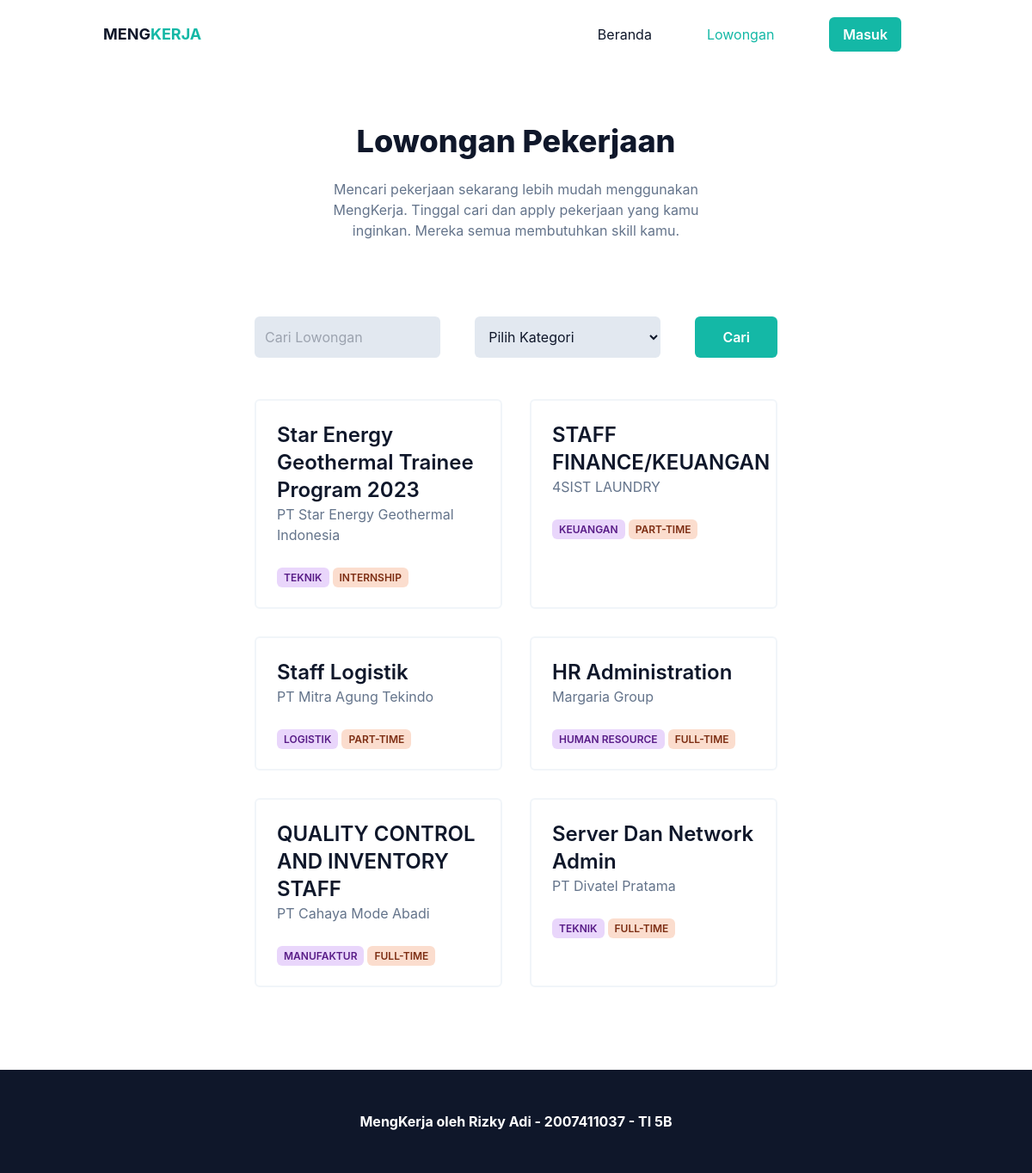
The page /lowongan on the database its author committed.
### tables this page shows
CREATE TABLE `job_vacancy` (
  `id` int(11) NOT NULL,
  `category_id` int(11) NOT NULL,
  `type` varchar(255) NOT NULL,
  `name` varchar(255) NOT NULL,
  `company` varchar(255) NOT NULL,
  `description` text NOT NULL,
  `form_link` text NOT NULL
);

CREATE TABLE `category` (
  `id` int(11) NOT NULL,
  `name` varchar(255) NOT NULL
);

### app/core/Controller.php (called while the page is built, shortened)
<?php
class Controller
{
    public function view($view, $data = array())
    {
        require_once 'app/views/' . $view . '.php';
    }
    public function model($model)
    {
        return new $model;
    }
}

### app/core/App.php (called while the page is built, shortened)
<?php
class App
{
    protected $method = 'index';
    protected $params = array();
    public function __construct()
    {
        $this->controller = new $this->controller;
        call_user_func_array([$this->controller, $this->method], $this->params);
    }
}

### index.php (called while the page is built, shortened)
<?php
$app = new App;

### app/core/Database.php (called while the page is built, shortened)
<?php
class Database
{
    private $host = DB_HOST;
    private $name = DB_NAME;
    private $user = DB_USER;
    private $pass = DB_PASS;
    private $dbh;
    public $statement;
    public function __construct()
    {
        $dsn = 'mysql:host=' . $this->host . '; dbname=' . $this->name;
        try {
            $this->dbh = new PDO($dsn, $this->user, $this->pass);
        } catch (PDOException $e) {
            die($e->getMessage());
        }
    }
    public function query($query)
    {
        $this->statement = $this->dbh->prepare($query);
    }
    public function execute()
    {
        $this->statement->execute();
    }
    public function resultSet()
    {
        $this->execute();
        return $this->statement->fetchAll(PDO::FETCH_ASSOC);
    }
}

### app/models/ModelLowongan.php (called while the page is built, shortened)
<?php
class ModelLowongan
{
    private $table = 'job_vacancy';
    private $db;
    public function __construct()
    {
        $this->db = new Database;
    }
    public function getAll()
    {
        $this->db->query("SELECT job_vacancy.*, category.name AS 'c_name' FROM {$this->table} JOIN category ON job_vacancy.category_id = category.id ORDER BY id DESC ");
        return $this->db->resultSet();
    }
}

### app/views/lowongan/index.php (the view, shortened to what this page needs)
<!DOCTYPE html>
<html lang="en">
<head>
    <?php
    include('app/views/templates/header.php')
    ?>
</head>
<body>
    <?php
    include('app/views/templates/navbar.php')
    ?>
    <section id="company" class="pt-36">
        <div class="container">
            <div class="flex flex-warp px-4 mb-12">
                <div class="w-full self-center">
                    <h1 class="font-extrabold text-slate-900 mb-6 text-4xl flex justify-center text-center">
                        Lowongan Pekerjaan
                    </h1>
                    <div class="mb-10 flex justify-center w-100">
                        <p class="text-slate-500 text-center md:w-1/2">
                            Mencari pekerjaan sekarang lebih mudah menggunakan MengKerja. Tinggal cari dan apply pekerjaan yang kamu inginkan. Mereka semua membutuhkan skill kamu.
                        </p>
                    </div>
                </div>
            </div>
            <div class="flex flex-warp px-4 mb-12 lg:px-48 justify-center">
                <form action="<?= BASE_URL ?>/lowongan" method="POST" class="w-full flex flex-warp">
                    <input type="text" id="keyword" name="keyword" class="w-full mr-2 lg:mr-5 bg-slate-200 text-slate-900 p-3 rounded-md focus:outline-none focus:ring-tal-500 focus:ring-1 focus:border-teal-500" placeholder="Cari Lowongan" />
                    <select name="category_id" id="category_id" class="w-full mx-2 lg:mx-5 bg-slate-200 text-slate-900 p-3 rounded-md focus:outline-none focus:ring-tal-500 focus:ring-1 focus:border-teal-500">
                        <option selected disabled hidden>Pilih Kategori</option>
                    </select>
                    <button type="submit" class="ml-2 lg:ml-5 text-base font-semibold text-white bg-teal-500 py-3 px-8 rounded-md hover:shadow-lg hover:opacity-80">
                        Cari
                    </button>
                </form>
            </div>
            <div class=" flex flex-wrap px-4 lg:px-48 ">
                <div class=" grid grid-cols-1 md:grid-cols-2 gap-8 w-full justify-items-center">
                    <?php foreach ($data['lowongan'] as $l) : ?>
                        <a href="<?= BASE_URL ?>/lowongan/show/<?= $l['id'] ?>" class="w-full border-2 px-6 py-6 text-base border-slate-100 text-teal-500 rounded-md font-semibold hover:scale-105 transition duration-300 ease-in-out">
                            <h4 class="text-slate-900 text-2xl"><?= $l['name'] ?></h4>
                            <h6 class="font-normal text-slate-500"><?= $l['company'] ?></h6>
                            <br>
                            <span class="bg-purple-600/20 rounded-md text-purple-900 px-2 py-1 text-xs uppercase"><?= $l['c_name'] ?></span>
                            <span class="bg-orange-600/20 rounded-md text-orange-900 px-2 py-1 text-xs uppercase"><?= $l['type'] ?></span>
                        </a>
                    <?php endforeach; ?>
                </div>
            </div>
        </div>
    </section>
    <?php
    include('app/views/templates/footer.php')
    ?>
</body>
</html>

### app/controllers/Lowongan.php (shortened to what this page needs)
<?php
class Lowongan extends Controller
{
    public function index()
    {
        if (isset($_POST['keyword']) || isset($_POST['category_id'])) {
            $data['page'] = 'lowongan';
            $data['lowongan'] = $this->model('ModelLowongan')->search($_POST);
            $data['kategori'] = $this->model('ModelKategori')->getAll();
            $data['search'] = $_POST;
            $this->view('lowongan/index', $data);
        } else {
            $data['page'] = 'lowongan';
            $data['lowongan'] = $this->model('ModelLowongan')->getAll();
            $data['kategori'] = $this->model('ModelKategori')->getAll();
            $this->view('lowongan/index', $data);
        }
    }
}

### app/views/templates/header.php (shortened to what this page needs)
<link rel="stylesheet" href="<?= BASE_URL ?>/public/css/style.css" />

### app/views/templates/navbar.php (shortened to what this page needs)
<header class="bg-transparent absolute top-0 left-0 w-full flex items-center z-10">
    <div class="container">
        <div class="flex items-center justify-between relative">
            <div class="px-4">
                <a href="<?= BASE_URL ?>" class="font-bold text-lg text-slate-900 block py-6">
                    MENG<span class="text-teal-500">KERJA</span>
                </a>
            </div>
            <div class="flex items-center px-4">
                <nav id="nav-menu" class="hidden absolute py-5 bg-white shadow-lg rounded-lg w-full right-4 max-w-[250px] top-full lg:block lg:static lg:bg-transparent lg:max-w-full lg:shadow-none lg:rounded-none">
                    <ul class="block lg:flex">
                        <li class="group ">
                            <a href="<?= BASE_URL ?>" class="text-base <?= $data['page'] == 'home' ? 'pointer-events-none text-teal-500' : 'text-slate-900' ?> py-2 mx-8 flex group-hover:text-teal-500">Beranda</a>
                        </li>
                        <li class="group ">
                            <a href="<?= BASE_URL ?>/lowongan" class="text-base <?= $data['page'] == 'lowongan' ? 'pointer-events-none text-teal-500' : 'text-slate-900' ?> py-2 mx-8 flex group-hover:text-teal-500">Lowongan</a>
                        </li>
                        <?php
                        if (isset($_SESSION['user'])) {
                            if ($_SESSION['user']['is_admin'] == 1) {
                                echo '<li class="group ">
                                    <a href=" ' . BASE_URL . '/lowongan/dashboard" class="text-base text-slate-900 py-2 mx-8 flex group-hover:text-teal-500">Dashboard</a>
                                </li>';
                            }
                            echo '<li class="group ">
                                <a href=" ' . BASE_URL . '/auth/logout" class="text-base font-semibold text-white bg-red-500 py-2 px-4 rounded-md hover:shadow-lg hover:opacity-80 mx-8 flex">Keluar</a>
                            </li>';
                        } else {
                            echo '<li class="group ">
                                <a href=" ' . BASE_URL . '/auth/login" class="text-base font-semibold text-white bg-teal-500 py-2 px-4 rounded-md hover:shadow-lg hover:opacity-80 mx-8 flex">Masuk</a>
                            </li>';
                        }
                        ?>
                    </ul>
                </nav>
            </div>
        </div>
    </div>
</header>

### app/views/templates/footer.php
<footer class="bg-slate-900 pt-12 pb-12 mt-24">
    <div class="container">
        <h6 class="text-white w-full text-center font-bold">MengKerja oleh Rizky Adi - 2007411037 - TI 5B</h6>
    </div>
</footer>

### rows shown on the page
job_vacancy: name "Star Energy Geothermal Trainee Program 2023", company "PT Star Energy Geothermal Indonesia", category.name "TEKNIK", type "INTERNSHIP"
job_vacancy: name "STAFF FINANCE/KEUANGAN", company "4SIST LAUNDRY", category.name "KEUANGAN", type "PART-TIME"
job_vacancy: name "Staff Logistik", company "PT Mitra Agung Tekindo", category.name "LOGISTIK", type "PART-TIME"
job_vacancy: name "HR Administration", company "Margaria Group", category.name "HUMAN RESOURCE", type "FULL-TIME"
job_vacancy: name "QUALITY CONTROL AND INVENTORY STAFF", company "PT Cahaya Mode Abadi", category.name "MANUFAKTUR", type "FULL-TIME"
job_vacancy: name "Server Dan Network Admin", company "PT Divatel Pratama", category.name "TEKNIK", type "FULL-TIME"
